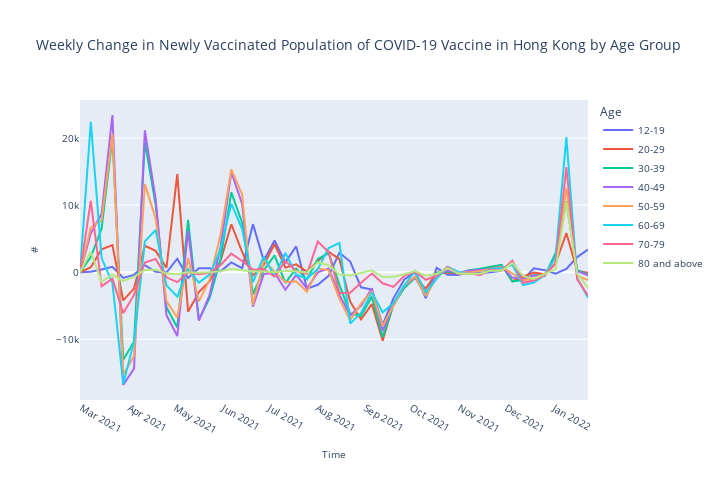

This figure's notebook cell:
### Code cell
df = pd.read_csv("vaccination-rates-over-time-by-age.csv", index_col=[0, 1, 2])
# Sum up the vaccination number of male and female
df = df.groupby(["Date", "Age Group"]).sum()
# Get the first dose data, and sparse out columns by age group
df = (df.iloc[:, 0] + df.iloc[:, 3].values).unstack("Age Group").fillna(0)
# Convert the indexes into DateTime objects
df.index = pd.to_datetime(df.index, dayfirst=True)
df_ = df
# Resample to weekly resolution
df = df.resample("w").sum()
# Age groups total population
df.columns = ["12-19", "20-29", "30-39", "40-49", "50-59", "60-69", "70-79", "80 and above"]

# Reindex for plotting
df.index.name = "time"
df = df.reset_index()

fig = make_subplots(rows=1, cols=1)
# Get the absolute difference of vaccination rate (gradient)
for i in range(1, len(df.columns)):
    fig.add_trace(go.Scatter(x=df["time"], y=df[df.columns[i]].diff().fillna(0), name=df.columns[i]), row=1, col=1)
fig.update_layout(title_text='<span style="font-size: 14px;">Weekly Change in Newly Vaccinated Population of COVID-19 Vaccine in Hong Kong by Age Group</span>',
                  xaxis_title="Time",
                  legend_title="Age",
                  xaxis=dict(
                      dtick = "M1",
                      showgrid = False
                  ),
                  xaxis_titlefont_size=10,
                  xaxis_tickfont_size=10,
                  yaxis_titlefont_size=10,
                  yaxis_tickfont_size=10,
                  legend_font_size=10,
                  width=720, height=480)
fig.update_yaxes(title_text="#", showgrid=True)
fig.show()
fig.write_image("images/chg_no_inject.jpg", width=720, height=480)
